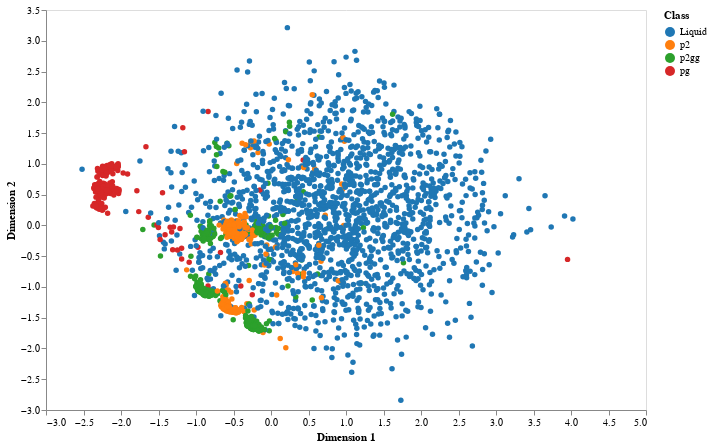

Here is the notebook cell this chart was saved with:
### Markdown cell above
The standard PCA algorithm is a Singular Value Decomposition (SVD),
a matrix operation which identifies a linear combination of features
to give the largest variance.

### Code cell
pca = decomposition.PCA(n_components=2)
X_r = pca.fit_transform(X_o)
fig = figures.plot_dimensionality_reduction(X_r, y)
fig

### Figure 1 — Vega-Lite specification as saved in the notebook (floating-point values rounded to 4 significant figures; data arrays with more than 128 entries replaced by an {"elided": "..."} marker saying what was removed)
{"$schema": "https://vega.github.io/schema/vega-lite/v2.6.0.json", "config": {"axis": {"grid": false}, "view": {"height": 400, "width": 600}}, "data": {"name": "data-df6694273d4171329e47ce2f738787c4"}, "datasets": {"data-df6694273d4171329e47ce2f738787c4": {"elided": "3000 records"}}, "encoding": {"color": {"field": "class", "scale": {"scheme": "category10"}, "title": "Class", "type": "nominal"}, "x": {"field": "dim1", "title": "Dimension 1", "type": "quantitative"}, "y": {"field": "dim2", "title": "Dimension 2", "type": "quantitative"}}, "mark": {"opacity": 1, "type": "circle"}}
